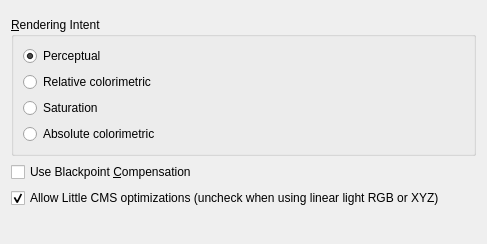
<?xml version="1.0" encoding="UTF-8"?>
<ui version="4.0">
 <class>WdgConvertColorSpace</class>
 <widget class="QWidget" name="WdgConvertColorSpace">
  <property name="geometry">
   <rect>
    <x>0</x>
    <y>0</y>
    <width>487</width>
    <height>244</height>
   </rect>
  </property>
  <property name="windowTitle">
   <string>Colorspace Conversion</string>
  </property>
  <layout class="QVBoxLayout" name="verticalLayout">
   <item>
    <widget class="KisColorSpaceSelector" name="colorSpaceSelector" native="true"/>
   </item>
   <item>
    <widget class="QGroupBox" name="grpIntent">
     <property name="toolTip">
      <string/>
     </property>
     <property name="title">
      <string>&amp;Rendering Intent</string>
     </property>
     <layout class="QGridLayout">
      <item row="0" column="0">
       <widget class="QRadioButton" name="radioPerceptual">
        <property name="toolTip">
         <string>For images</string>
        </property>
        <property name="whatsThis">
         <string>Hue hopefully maintained (but not required),
lightness and saturation sacrificed to maintain
the perceived color. White point changed to
result in neutral grays. Intended for images.</string>
        </property>
        <property name="text">
         <string>Perceptual</string>
        </property>
        <property name="shortcut">
         <string/>
        </property>
        <property name="checked">
         <bool>true</bool>
        </property>
       </widget>
      </item>
      <item row="1" column="0">
       <widget class="QRadioButton" name="radioRelativeColorimetric">
        <property name="whatsThis">
         <string>Within and outside gamut; same as Absolute
Colorimetric. White point changed to result in
neutral grays.

If adequate table is present in profile,
then, it is used. Else reverts to perceptual
intent.</string>
        </property>
        <property name="text">
         <string>Relative colorimetric</string>
        </property>
        <property name="shortcut">
         <string/>
        </property>
       </widget>
      </item>
      <item row="2" column="0">
       <widget class="QRadioButton" name="radioSaturation">
        <property name="toolTip">
         <string>Best for graphs and charts</string>
        </property>
        <property name="whatsThis">
         <string>Hue and saturation maintained with lightness
sacrificed to maintain saturation. White point
changed to result in neutral grays. Intended for
business graphics (make it colorful charts,
graphs, overheads, ...)

If adequate table is present in profile,
then, it is used. Else reverts to perceptual
intent.</string>
        </property>
        <property name="text">
         <string>Saturation</string>
        </property>
        <property name="shortcut">
         <string/>
        </property>
       </widget>
      </item>
      <item row="3" column="0">
       <widget class="QRadioButton" name="radioAbsoluteColorimetric">
        <property name="toolTip">
         <string>Best for spot colors</string>
        </property>
        <property name="whatsThis">
         <string>Within the destination device gamut; hue,
lightness and saturation are maintained. Outside
the gamut; hue and lightness are maintained,
saturation is sacrificed. White point for source
and destination; unchanged. Intended for spot
colors (Pantone, TruMatch, logo colors, ...)</string>
        </property>
        <property name="text">
         <string>Absolute colorimetric</string>
        </property>
        <property name="shortcut">
         <string/>
        </property>
       </widget>
      </item>
     </layout>
    </widget>
   </item>
   <item>
    <widget class="QCheckBox" name="chkBlackpointCompensation">
     <property name="text">
      <string>Use Blackpoint &amp;Compensation</string>
     </property>
    </widget>
   </item>
   <item>
    <widget class="QCheckBox" name="chkAllowLCMSOptimization">
     <property name="toolTip">
      <string>Krita tries to automatically check or uncheck this based on the information it can get from the profile you are converting from and the profile you are converting to.</string>
     </property>
     <property name="text">
      <string>Allow Little CMS optimizations (uncheck when using linear light RGB or XYZ)</string>
     </property>
     <property name="checked">
      <bool>true</bool>
     </property>
    </widget>
   </item>
   <item>
    <spacer name="verticalSpacer_2">
     <property name="orientation">
      <enum>Qt::Vertical</enum>
     </property>
     <property name="sizeHint" stdset="0">
      <size>
       <width>20</width>
       <height>10</height>
      </size>
     </property>
    </spacer>
   </item>
   <item>
    <widget class="KisWarningWidget" name="wdgWarningNotice" native="true"/>
   </item>
   <item>
    <spacer name="verticalSpacer">
     <property name="orientation">
      <enum>Qt::Vertical</enum>
     </property>
     <property name="sizeHint" stdset="0">
      <size>
       <width>20</width>
       <height>20</height>
      </size>
     </property>
    </spacer>
   </item>
  </layout>
 </widget>
 <customwidgets>
  <customwidget>
   <class>KisColorSpaceSelector</class>
   <extends>QWidget</extends>
   <header>widgets/kis_color_space_selector.h</header>
   <container>1</container>
  </customwidget>
  <customwidget>
   <class>KisWarningWidget</class>
   <extends>QWidget</extends>
   <header>widgets/KisWarningWidget.h</header>
   <container>1</container>
  </customwidget>
 </customwidgets>
 <resources/>
 <connections/>
</ui>
